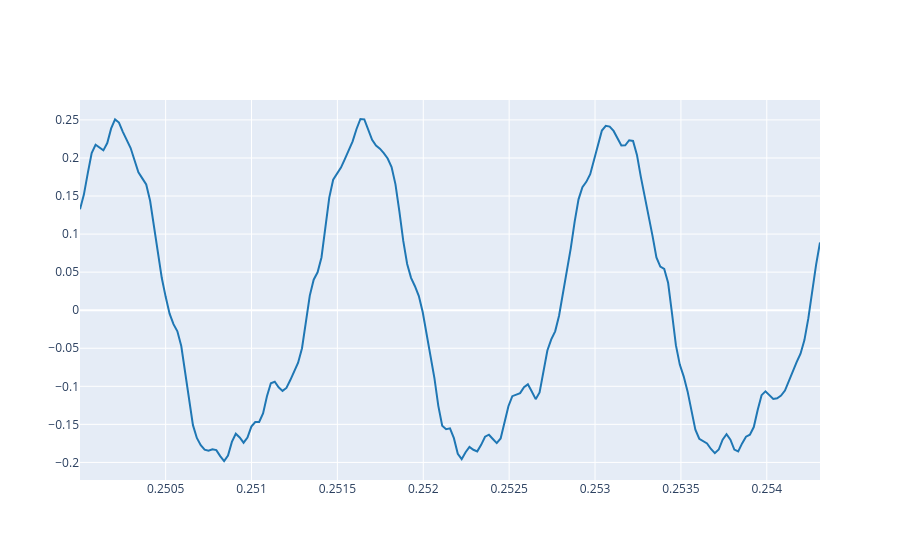

Notebook cell for this chart:
### Markdown cell above
2.3. Plot three periods of the signal using the `plot_signals` function and selecting `t_start` and `t_end` arguments accordingly. Try to get the first periods of the audio signal but avoiding the attack section.

### Code cell
# Write the code here
startpoint= 0.25 #We choose a point that doesn't belongs to the attack section
endpoint= startpoint+ 3*audaperiod      #We want three periods
plot_signals(ref,fs, startpoint, endpoint)

### Figure 1 — Plotly figure (JSON) as saved in the notebook; plotly's stock layout.template omitted (floating-point values rounded to 4 significant figures; data arrays with more than 128 entries replaced by an {"elided": "..."} marker saying what was removed)
{"data": [{"line": {"color": "#1f77b4", "shape": "linear"}, "mode": "lines", "name": "audio signal 0", "type": "scatter", "x": {"elided": "191 float values"}, "y": {"elided": "191 float values"}}], "layout": {}}
